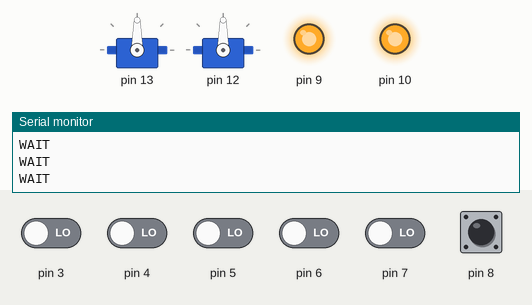
This sketch was run on a simulated Arduino Uno, built with avr-gcc and run on an emulated ATmega328P. Parts: 2 × servo, output pins drawn as LEDs (lit = HIGH), the last lines printed to the serial monitor. Dashed ring = blinking. The test bench sets the inputs (shaded band); at power-on: pin 8 HIGH, pin 3–7 LOW.

Above: at 1.2 s.
1.3 s: pin 8 pulled LOW for 0.15 s
At 2.5 s:
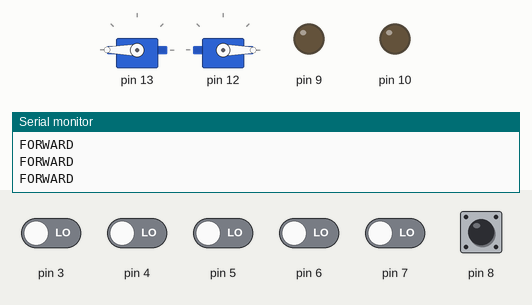
2.9 s: pin 3 driven HIGH
At 4.2 s:
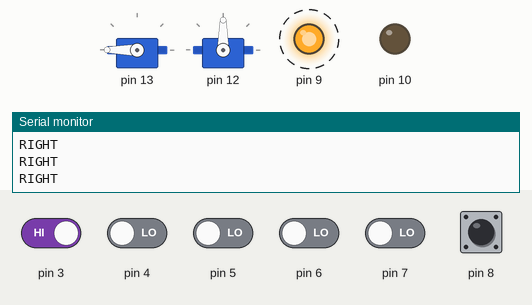
5.9 s: pin 6 driven HIGH
At 7.0 s:
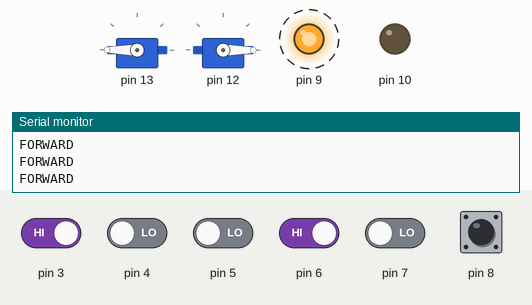
8.9 s: pin 5 driven HIGH
At 11.0 s:
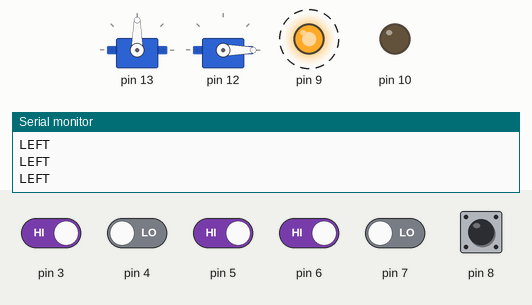
11.9 s: pin 4 driven HIGH
At 13.4 s:
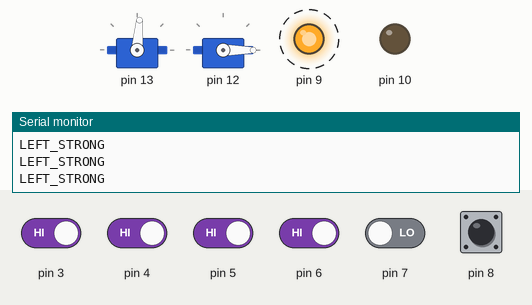
14.9 s: pin 3 driven LOW
At 16.7 s:
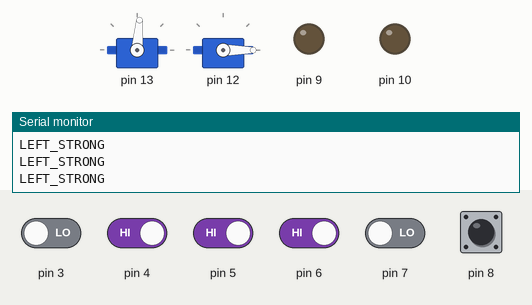
Timing chart, 0 to 18.2 s (numbered marks = the images above; inputs shaded):
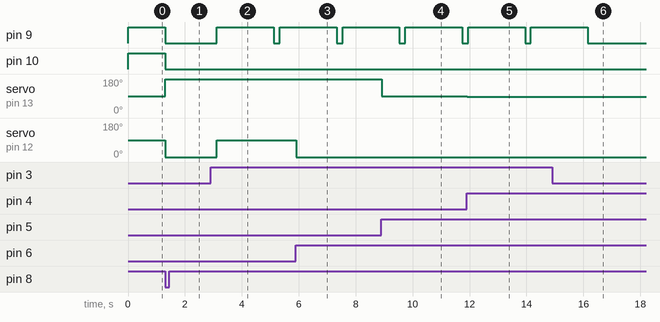

Measured:
- after the input at 1.3 s, pin 9, pin 10: HIGH → LOW at once; servo on pin 13: 90° → 180° at once; servo on pin 12: 90° → 0° at once
- after the input at 2.9 s, pin 9: LOW → HIGH after 0.22 s, → LOW 2.0 s later, → HIGH 0.20 s later; servo on pin 12: 0° → 90° after 0.22 s
- after the input at 5.9 s, servo on pin 12: 90° → 0° at once
- after the input at 8.9 s, servo on pin 13: 180° → 90° at once
- after the input at 11.9 s, servo on pin 13: 90° → 85° at once
- after the input at 14.9 s, pin 9: goes on until 16.2 s, then stays LOW

The sketch:

line.ino
```cpp
#include <limits.h>
// ULONG_MAX

#include <Servo.h>
// Used in Body / Runner

#include "Body.h"
#include "Pins.h"
#include "update_mode.h"

// Configuration
// Pins: {sensor[5], button, servo[2], diod[2]}
const Pins pins_paulie = {{3, 4, 5, 6, 7}, 8, {13, 12}, {10, 9}};
const Pins& pins = pins_paulie;

const long velocity = 90;

Mode mode = WAIT;

ModeFollow mode_follow = FOLLOW_CENTER;

ModeFollow follow_next_mode = FOLLOW_CENTER;
unsigned long follow_next_time = ULONG_MAX;
const unsigned long follow_attack = 200;
const unsigned long follow_release = 2000;

Body body;

// Realize starting behavior
boolean starting = true; // Wait for button press once we reach starting line
boolean start_mark = false; // We're on the starting line right now

void setup() {
  Serial.begin(9600);

  body.init(pins);
  body.run(0, 0);
}

void loop() {
  const unsigned long time = millis();

  // Process marks (sensors ll and rr)

  // Starting behavior
  if (body.sensor_ll() && body.sensor_rr() && (body.sensor_l() + body.sensor_r() + body.sensor_c()) == 1) {
    if (!start_mark) {
      // We've just reached the start mark
      // (Only executed once in each lap)
      start_mark = true;
      if (starting) {
        mode = WAIT;
      }
    }
  } else {
    start_mark = false;
  }

  // Follow mode updates
  if (time >= follow_next_time) {
    mode_follow = follow_next_mode;
    if (mode_follow != FOLLOW_CENTER) {
      follow_next_mode = FOLLOW_CENTER;
      follow_next_time = time + follow_release;
    } else {
      follow_next_time = ULONG_MAX;
    }
  }
  if (body.sensor_ll() && !body.sensor_rr() && mode_follow == FOLLOW_CENTER && follow_next_time == ULONG_MAX) {
    follow_next_mode = FOLLOW_LEFT;
    follow_next_time = time + follow_attack;
  }
  if (body.sensor_rr() && !body.sensor_ll() && mode_follow == FOLLOW_CENTER && follow_next_time == ULONG_MAX) {
    follow_next_mode = FOLLOW_RIGHT;
    follow_next_time = time + follow_attack;
  }

  // Register button press
  if (mode == WAIT && body.button_pressed()) {
    mode = FORWARD;
    if (start_mark) {
      starting = false;
      // Prevent the start mark from changing the follow mode
      follow_next_mode = FOLLOW_CENTER;
      follow_next_time = time + 200;
    }
  }

  update_mode(mode, mode_follow, body);

  // Execute mode
  switch (mode) {
    case WAIT:
      Serial.println("WAIT");
      body.run(0, 0);
      body.light(true, true);
      break;
    case FORWARD:
      Serial.println("FORWARD");
      body.run(velocity, velocity);
      break;
    case LEFT:
      Serial.println("LEFT");
      body.run(0, velocity);
      break;
    case RIGHT:
      Serial.println("RIGHT");
      body.run(velocity, 0);
      break;
    case LEFT_STRONG:
      Serial.println("LEFT_STRONG");
      body.run(-5, velocity);
      break;
    case RIGHT_STRONG:
      Serial.println("RIGHT_STRONG");
      body.run(velocity, -5);
      break;
  }

  // Indicate follow mode using diods
  if (mode != WAIT) {
    switch (mode_follow) {
      case FOLLOW_CENTER:
        body.light(false, false);
        break;
      case FOLLOW_LEFT:
        body.light(true, false);
        break;
      case FOLLOW_RIGHT:
        body.light(false, true);
        break;
    }
  }
}
```

Body.cpp
```cpp
#include "Body.h"

#include <Arduino.h>
// INPUT, OUTPUT, INPUT_PULLUP, HIGH

void
Body::init(const Pins& pins) {
  this->pins = pins;

  // sensor
  pinMode(pins.sensor.ll, INPUT);
  pinMode(pins.sensor.l, INPUT);
  pinMode(pins.sensor.c, INPUT);
  pinMode(pins.sensor.r, INPUT);
  pinMode(pins.sensor.rr, INPUT);

  // button
  pinMode(pins.button, INPUT_PULLUP);

  // diod
  pinMode(pins.diod.l, OUTPUT);
  pinMode(pins.diod.r, OUTPUT);
  digitalWrite(pins.diod.l, HIGH);
  digitalWrite(pins.diod.r, HIGH);

  // servo / runner
  runner.init(pins.servo.l, pins.servo.r);
}

void
Body::run(const long& l, const long& r) {
  runner.run(l, r);
}

void
Body::light(const boolean& l, const boolean& r) const {
  digitalWrite(pins.diod.l, l ? HIGH : LOW);
  digitalWrite(pins.diod.r, r ? HIGH : LOW);
}

boolean
Body::button_pressed() const {
  return digitalRead(pins.button) == 0;
}

boolean
Body::sensor_l() const {
  return digitalRead(pins.sensor.l) == 0;
}

boolean
Body::sensor_c() const {
  return digitalRead(pins.sensor.c) == 0;
}

boolean
Body::sensor_r() const {
  return digitalRead(pins.sensor.r) == 0;
}

boolean
Body::sensor_ll() const {
  return digitalRead(pins.sensor.ll) == 0;
}

boolean
Body::sensor_rr() const {
  return digitalRead(pins.sensor.rr) == 0;
}
```

Body.h
```cpp
#ifndef BODY_H
#define BODY_H

#include <Arduino.h>
// boolean

#include "Pins.h"
#include "Runner.h"

// Represents body of the robot - sensors and actuators
class Body {
public:
  void init(const Pins& pins);

  void run(const long& l, const long& r);
  void light(const boolean& l, const boolean& r) const;

  // Returns true iff button is pressed
  boolean button_pressed() const;

  // Return true iff sensor detects a line
  boolean sensor_l() const;
  boolean sensor_c() const;
  boolean sensor_r() const;
  boolean sensor_ll() const;
  boolean sensor_rr() const;
private:
  Pins pins;
  Runner runner;
};

#endif // BODY_H
```

Runner.cpp
```cpp
#include "Runner.h"

#include <Arduino.h>
// map

void
Runner::init(const int& servo_l_pin, const int& servo_r_pin) {
  servo_l.attach(servo_l_pin);
  servo_r.attach(servo_r_pin);
}

void
Runner::run(const long& l, const long& r) {
  servo_l.write(map(l, -90, 90, 0, 180));
  servo_r.write(map(r, -90, 90, 180, 0));
}
```

Runner.h
```cpp
#ifndef RUNNER_H
#define RUNNER_H

#include <Servo.h>

class Runner {
private:
  Servo servo_l;
  Servo servo_r;
public:
  void init(const int& servo_l_pin, const int& servo_r_pin);

  // left, right:
  // 0: stop
  // 90: full forward
  // -90: full back
  void run(const long& l, const long& r);
};

#endif // RUNNER_H
```

update_mode.cpp
```cpp
#include "update_mode.h"

void
update_mode(Mode& mode, const ModeFollow& mode_follow, const Body& body) {
  // Works like magic!
  if (mode != WAIT) {
    const boolean l = body.sensor_l();
    const boolean c = body.sensor_c();
    const boolean r = body.sensor_r();

    if (l) {
      // May change to turning left
      if (!r && !c) {
        mode = LEFT;
      } else if (mode_follow == FOLLOW_LEFT) {
        mode = LEFT;
      }
    }
    if (r) {
      // May change to turning right
      if (!l && !c) {
        mode = RIGHT;
      } else if (mode_follow == FOLLOW_RIGHT) {
        mode = RIGHT;
      }
    }
    if (c) {
      // May change to going straight ahead
      if (!l && !r) {
        mode = FORWARD;
      }
      if (l && !r && mode_follow == FOLLOW_RIGHT) {
        mode = FORWARD;
      }
      if (r && !l && mode_follow == FOLLOW_LEFT) {
        mode = FORWARD;
      }
    }
    if (!l && !c && !r) {
      if (mode == LEFT) {
        mode = LEFT_STRONG;
      }
      if (mode == RIGHT) {
        mode = RIGHT_STRONG;
      }
    }
  }
}
```

update_mode.h
```cpp
#ifndef UPDATE_MODE_H
#define UPDATE_MODE_H

#include "Body.h"

// Mode of movement - low level
enum Mode { WAIT, FORWARD, LEFT, RIGHT, LEFT_STRONG, RIGHT_STRONG };
// WAIT: Wait for button press

// Mode of line following - high level
enum ModeFollow { FOLLOW_CENTER, FOLLOW_LEFT, FOLLOW_RIGHT };

// Modifies mode if necessary
void
update_mode(Mode& mode, const ModeFollow& mode_follow, const Body& body);

#endif // UPDATE_MODE_H
```

Pins.h
```cpp
#ifndef PINS_H
#define PINS_H

struct SensorPins {
  int ll;
  int l;
  int c;
  int r;
  int rr;
};

struct ServoPins {
  int l;
  int r;
};

struct DiodPins {
  int l;
  int r;
};

struct Pins {
  SensorPins sensor;
  int button;
  ServoPins servo;
  DiodPins diod;
};

#endif // PINS_H
```
